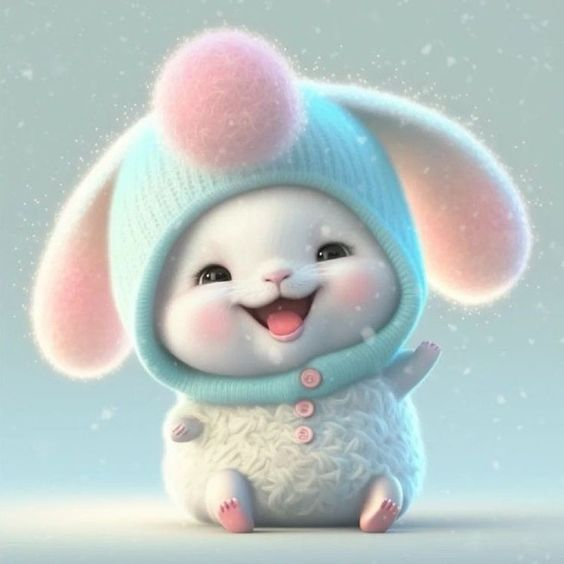
#> input picture comel4.jpg, 564 x 564 px
$ python ImageAveraging.py
#> lines starting #> are read from the running program, lines starting #| are printed output that depends on the picture
import cv2
import numpy as np

# Load the images
img1 = cv2.imread('comel4.jpg')
#> img1 is the input picture: shape (564, 564, 3); mean B, G, R 197, 198.8, 186.6
img2 = cv2.imread('comel.jpg')
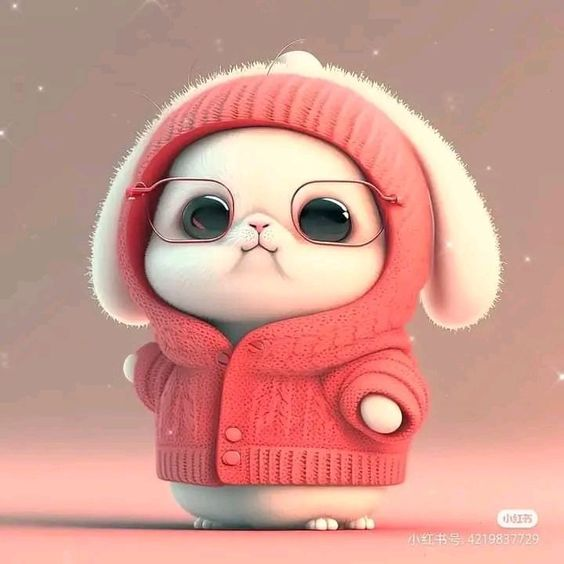
#> input picture comel.jpg, 564 x 564 px
#> img2 is the input picture: shape (564, 564, 3); mean B, G, R 142.2, 153, 208.1

# Average the images
average = cv2.addWeighted(img1, 0.5, img2, 0.5, 0)
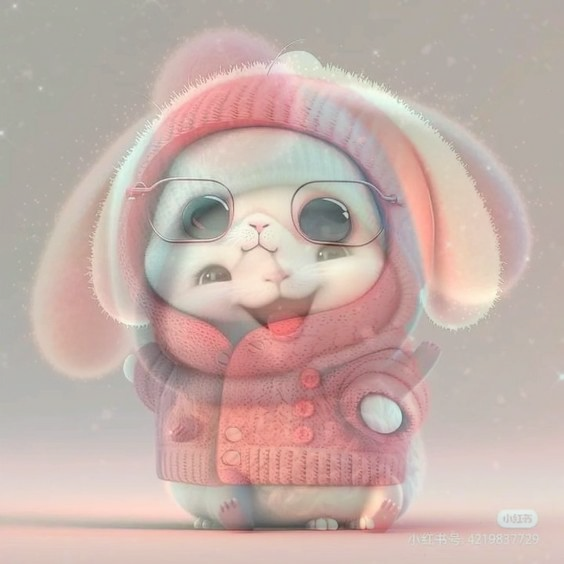
#> average: shape (564, 564, 3); mean B, G, R 169.6, 175.9, 197.4

# Show the Average Image
cv2.imshow('Average Image', average)
cv2.waitKey(0)
cv2.destroyAllWindows()
